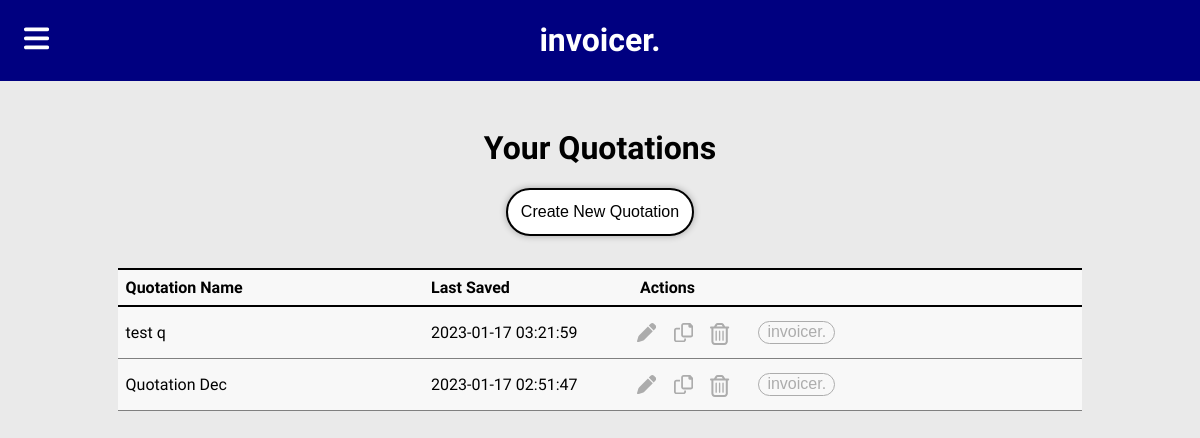
The page /quotations (signed in) on the database as committed earlier.
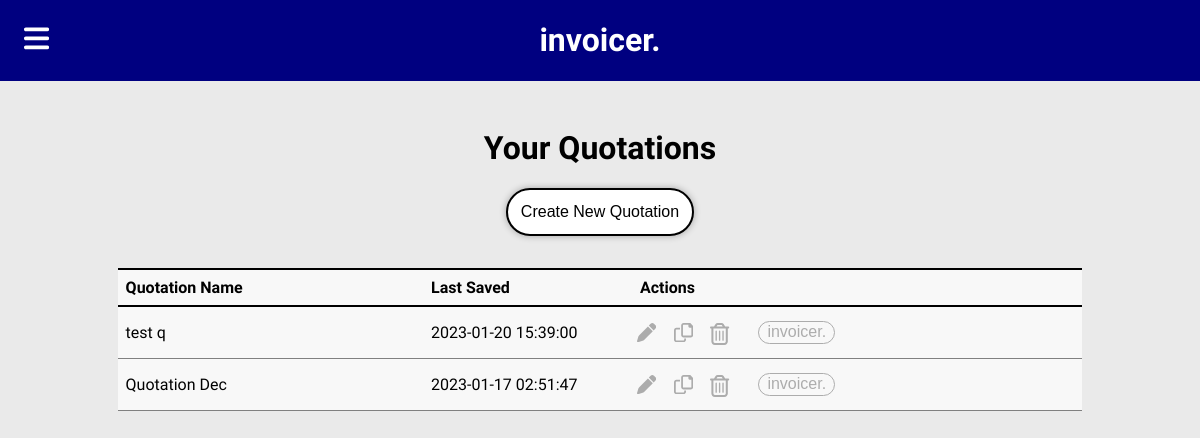
The same page on the database as committed later.
### tables this page shows
CREATE TABLE quote
(
    id INTEGER PRIMARY KEY,
    user_id INTEGER NOT NULL,
    last_saved TEXT NOT NULL
        DEFAULT (CURRENT_TIMESTAMP),
    title TEXT NOT NULL,
    sender_name TEXT NOT NULL,
    sender_details TEXT,
    recipient_details TEXT NOT NULL
        DEFAULT '[Recipient Details Here]',
    project_details TEXT NOT NULL
        DEFAULT '[Project Details Here]',
    send_date TEXT
        DEFAULT CURRENT_DATE,
    ref TEXT NOT NULL
        DEFAULT '[Reference No.]',
    valid_till TEXT
        DEFAULT '[Validity Date]',
    footnote TEXT
        DEFAULT '[Additional Information]',
    total_money TEXT NOT NULL
        DEFAULT '0',
    FOREIGN KEY (user_id) REFERENCES user(id) ON DELETE CASCADE
);

### app.py (the view, shortened to what this page needs)
@app.route("/quotations", methods=['GET', 'POST'])
@login_and_verification_required
def quotations():
    quotes = db.execute("SELECT * FROM quote WHERE user_id = ? ORDER BY last_saved DESC", session['id'])
    return render_template("quotations.html", quotes=quotes)

### helpers.py (called while the page is built)
def login_and_verification_required(f):
    @wraps(f)
    def decorated_function(*args, **kwargs):
        if not session.get("id"):
            return redirect(url_for("login"))
        if not session.get("verified"):
            return render_template("verify.html")
        return f(*args, **kwargs)
    return decorated_function

### templates/quotations.html (shortened to what this page needs)
{% extends "template.html" %}
{% block main %}
<div class="index-head">
    <h1> Your Quotations </h1>
    <button type="button" id="index_create_quote"> Create New Quotation </button>
</div>
<div class="index-page">
    <table class="index-table" id="quotation-index">
        <thead>
            <tr>
                <th class="index-name"> Quotation Name </th>
                <th class="index-date"> Last Saved </th>
                <th class="index-actions"> Actions </th>
            </tr>
        </thead>
        <tbody>
            {% for quote in quotes %}
                <tr>
                    <td class="index-name">{{quote['title']}}</td>
                    <td class="index-date">{{quote['last_saved']}}</td>
                    <td class="index-actions">
                        <form method="post">
                            <button type="button" name="edit" value="EDIT">
                            </button>
                            <button type="submit" name="copy" value="COPY">
                            </button>
                            <button type="submit" name="delete" value="DELETE">
                            </button>
                            <input type="submit" name="convert" value="invoicer." class="convert-btn">
                        </form>
                    </td>
                </tr>
            {% endfor %}
        </tbody>
    </table>
</div>
{% endblock %}

Rows that differ between the two databases and show on the page:
changed quote "test q": last_saved "2023-01-17 03:21:59" → "2023-01-20 15:39:00"
